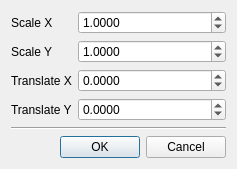
<?xml version="1.0" encoding="UTF-8"?>
<ui version="4.0">
 <class>ScaleTranslateDialog</class>
 <widget class="QDialog" name="ScaleTranslateDialog">
  <property name="geometry">
   <rect>
    <x>0</x>
    <y>0</y>
    <width>237</width>
    <height>162</height>
   </rect>
  </property>
  <property name="windowTitle">
   <string>Dialog</string>
  </property>
  <layout class="QVBoxLayout" name="verticalLayout">
   <item>
    <layout class="QGridLayout" name="gridLayout">
     <item row="0" column="0">
      <widget class="QLabel" name="label">
       <property name="sizePolicy">
        <sizepolicy hsizetype="Fixed" vsizetype="Preferred">
         <horstretch>0</horstretch>
         <verstretch>0</verstretch>
        </sizepolicy>
       </property>
       <property name="text">
        <string>Scale X</string>
       </property>
      </widget>
     </item>
     <item row="0" column="1">
      <widget class="QDoubleSpinBox" name="xScale">
       <property name="decimals">
        <number>4</number>
       </property>
       <property name="minimum">
        <double>-100.000000000000000</double>
       </property>
       <property name="maximum">
        <double>100.000000000000000</double>
       </property>
       <property name="value">
        <double>1.000000000000000</double>
       </property>
      </widget>
     </item>
     <item row="1" column="0">
      <widget class="QLabel" name="label_2">
       <property name="sizePolicy">
        <sizepolicy hsizetype="Fixed" vsizetype="Preferred">
         <horstretch>0</horstretch>
         <verstretch>0</verstretch>
        </sizepolicy>
       </property>
       <property name="text">
        <string>Scale Y</string>
       </property>
      </widget>
     </item>
     <item row="1" column="1">
      <widget class="QDoubleSpinBox" name="yScale">
       <property name="decimals">
        <number>4</number>
       </property>
       <property name="minimum">
        <double>-100.000000000000000</double>
       </property>
       <property name="maximum">
        <double>100.000000000000000</double>
       </property>
       <property name="value">
        <double>1.000000000000000</double>
       </property>
      </widget>
     </item>
     <item row="2" column="0">
      <widget class="QLabel" name="label_3">
       <property name="sizePolicy">
        <sizepolicy hsizetype="Fixed" vsizetype="Preferred">
         <horstretch>0</horstretch>
         <verstretch>0</verstretch>
        </sizepolicy>
       </property>
       <property name="text">
        <string>Translate X</string>
       </property>
      </widget>
     </item>
     <item row="2" column="1">
      <widget class="QDoubleSpinBox" name="xTranslation">
       <property name="decimals">
        <number>4</number>
       </property>
       <property name="minimum">
        <double>-100.000000000000000</double>
       </property>
       <property name="maximum">
        <double>100.000000000000000</double>
       </property>
       <property name="value">
        <double>0.000000000000000</double>
       </property>
      </widget>
     </item>
     <item row="3" column="0">
      <widget class="QLabel" name="label_4">
       <property name="sizePolicy">
        <sizepolicy hsizetype="Fixed" vsizetype="Preferred">
         <horstretch>0</horstretch>
         <verstretch>0</verstretch>
        </sizepolicy>
       </property>
       <property name="text">
        <string>Translate Y</string>
       </property>
      </widget>
     </item>
     <item row="3" column="1">
      <widget class="QDoubleSpinBox" name="yTranslation">
       <property name="decimals">
        <number>4</number>
       </property>
       <property name="minimum">
        <double>-100.000000000000000</double>
       </property>
       <property name="maximum">
        <double>100.000000000000000</double>
       </property>
       <property name="value">
        <double>0.000000000000000</double>
       </property>
      </widget>
     </item>
    </layout>
   </item>
   <item>
    <spacer name="verticalSpacer">
     <property name="orientation">
      <enum>Qt::Vertical</enum>
     </property>
     <property name="sizeHint" stdset="0">
      <size>
       <width>0</width>
       <height>0</height>
      </size>
     </property>
    </spacer>
   </item>
   <item>
    <widget class="Line" name="line">
     <property name="orientation">
      <enum>Qt::Horizontal</enum>
     </property>
    </widget>
   </item>
   <item>
    <widget class="QDialogButtonBox" name="buttonBox">
     <property name="orientation">
      <enum>Qt::Horizontal</enum>
     </property>
     <property name="standardButtons">
      <set>QDialogButtonBox::Cancel|QDialogButtonBox::Ok</set>
     </property>
    </widget>
   </item>
  </layout>
 </widget>
 <resources/>
 <connections>
  <connection>
   <sender>buttonBox</sender>
   <signal>accepted()</signal>
   <receiver>ScaleTranslateDialog</receiver>
   <slot>accept()</slot>
   <hints>
    <hint type="sourcelabel">
     <x>248</x>
     <y>254</y>
    </hint>
    <hint type="destinationlabel">
     <x>157</x>
     <y>274</y>
    </hint>
   </hints>
  </connection>
  <connection>
   <sender>buttonBox</sender>
   <signal>rejected()</signal>
   <receiver>ScaleTranslateDialog</receiver>
   <slot>reject()</slot>
   <hints>
    <hint type="sourcelabel">
     <x>316</x>
     <y>260</y>
    </hint>
    <hint type="destinationlabel">
     <x>286</x>
     <y>274</y>
    </hint>
   </hints>
  </connection>
 </connections>
</ui>
